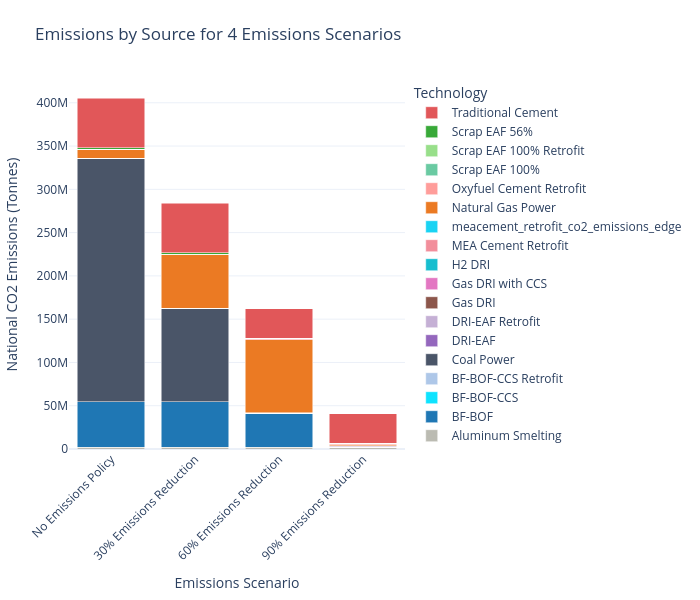

Write notebook code for a chart like this one.
### Code cell
plot_stacked_bar(
    df = co2_all_china_by_tech.T,
    scenario_map=scenario_map,
    name_map=tech_name_map,
    color_map=custom_color_map,
    title_name="Emissions by Source for 4 Emissions Scenarios",
    xaxis_name="Emissions Scenario",
    yaxis_name="National CO2 Emissions (Tonnes)",
    width=700)

### Figure 1 — Plotly figure (JSON) as saved in the notebook; plotly's stock layout.template omitted (floating-point values rounded to 4 significant figures)
{"data": [{"hovertemplate": "Technology=Aluminum Smelting<br>Emissions Scenario=%{x}<br>National CO2 Emissions (Tonnes)=%{y}<extra></extra>", "legendgroup": "Aluminum Smelting", "marker": {"color": "#bbbbb2", "pattern": {"shape": ""}}, "name": "Aluminum Smelting", "orientation": "v", "showlegend": true, "textposition": "auto", "type": "bar", "x": ["No Emissions Policy", "30% Emissions Reduction", "60% Emissions Reduction", "90% Emissions Reduction"], "xaxis": "x", "y": [2172000.0, 2172000.0, 2172000.0, 2172000.0], "yaxis": "y"}, {"hovertemplate": "Technology=BF-BOF<br>Emissions Scenario=%{x}<br>National CO2 Emissions (Tonnes)=%{y}<extra></extra>", "legendgroup": "BF-BOF", "marker": {"color": "#1f77b4", "pattern": {"shape": ""}}, "name": "BF-BOF", "orientation": "v", "showlegend": true, "textposition": "auto", "type": "bar", "x": ["No Emissions Policy", "30% Emissions Reduction", "60% Emissions Reduction", "90% Emissions Reduction"], "xaxis": "x", "y": [52520000.0, 52520000.0, 39120000.0, 119.2], "yaxis": "y"}, {"hovertemplate": "Technology=BF-BOF-CCS<br>Emissions Scenario=%{x}<br>National CO2 Emissions (Tonnes)=%{y}<extra></extra>", "legendgroup": "BF-BOF-CCS", "marker": {"color": "#0ee3ff", "pattern": {"shape": ""}}, "name": "BF-BOF-CCS", "orientation": "v", "showlegend": true, "textposition": "auto", "type": "bar", "x": ["No Emissions Policy", "30% Emissions Reduction", "60% Emissions Reduction", "90% Emissions Reduction"], "xaxis": "x", "y": [3.432e-20, 2.904, 6.787, 8.794], "yaxis": "y"}, {"hovertemplate": "Technology=BF-BOF-CCS Retrofit<br>Emissions Scenario=%{x}<br>National CO2 Emissions (Tonnes)=%{y}<extra></extra>", "legendgroup": "BF-BOF-CCS Retrofit", "marker": {"color": "#aec7e8", "pattern": {"shape": ""}}, "name": "BF-BOF-CCS Retrofit", "orientation": "v", "showlegend": true, "textposition": "auto", "type": "bar", "x": ["No Emissions Policy", "30% Emissions Reduction", "60% Emissions Reduction", "90% Emissions Reduction"], "xaxis": "x", "y": [9.782e-20, 8.456, 15.94, 9.341], "yaxis": "y"}, {"hovertemplate": "Technology=Coal Power<br>Emissions Scenario=%{x}<br>National CO2 Emissions (Tonnes)=%{y}<extra></extra>", "legendgroup": "Coal Power", "marker": {"color": "#4a5568", "pattern": {"shape": ""}}, "name": "Coal Power", "orientation": "v", "showlegend": true, "textposition": "auto", "type": "bar", "x": ["No Emissions Policy", "30% Emissions Reduction", "60% Emissions Reduction", "90% Emissions Reduction"], "xaxis": "x", "y": [281300000.0, 107800000.0, 1194.0, 598.4], "yaxis": "y"}, {"hovertemplate": "Technology=DRI-EAF<br>Emissions Scenario=%{x}<br>National CO2 Emissions (Tonnes)=%{y}<extra></extra>", "legendgroup": "DRI-EAF", "marker": {"color": "#9467bd", "pattern": {"shape": ""}}, "name": "DRI-EAF", "orientation": "v", "showlegend": true, "textposition": "auto", "type": "bar", "x": ["No Emissions Policy", "30% Emissions Reduction", "60% Emissions Reduction", "90% Emissions Reduction"], "xaxis": "x", "y": [1.895e-20, 3.833, 112400.0, 1233000.0], "yaxis": "y"}, {"hovertemplate": "Technology=DRI-EAF Retrofit<br>Emissions Scenario=%{x}<br>National CO2 Emissions (Tonnes)=%{y}<extra></extra>", "legendgroup": "DRI-EAF Retrofit", "marker": {"color": "#c5b0d5", "pattern": {"shape": ""}}, "name": "DRI-EAF Retrofit", "orientation": "v", "showlegend": true, "textposition": "auto", "type": "bar", "x": ["No Emissions Policy", "30% Emissions Reduction", "60% Emissions Reduction", "90% Emissions Reduction"], "xaxis": "x", "y": [4.675e-20, 4.945, 311600.0, 285100.0], "yaxis": "y"}, {"hovertemplate": "Technology=Gas DRI<br>Emissions Scenario=%{x}<br>National CO2 Emissions (Tonnes)=%{y}<extra></extra>", "legendgroup": "Gas DRI", "marker": {"color": "#8c564b", "pattern": {"shape": ""}}, "name": "Gas DRI", "orientation": "v", "showlegend": true, "textposition": "auto", "type": "bar", "x": ["No Emissions Policy", "30% Emissions Reduction", "60% Emissions Reduction", "90% Emissions Reduction"], "xaxis": "x", "y": [3.009e-19, 32.81, 128.9, 95.19], "yaxis": "y"}, {"hovertemplate": "Technology=Gas DRI with CCS<br>Emissions Scenario=%{x}<br>National CO2 Emissions (Tonnes)=%{y}<extra></extra>", "legendgroup": "Gas DRI with CCS", "marker": {"color": "#e377c2", "pattern": {"shape": ""}}, "name": "Gas DRI with CCS", "orientation": "v", "showlegend": true, "textposition": "auto", "type": "bar", "x": ["No Emissions Policy", "30% Emissions Reduction", "60% Emissions Reduction", "90% Emissions Reduction"], "xaxis": "x", "y": [2.525e-20, 2.282, 6.361, 6.831], "yaxis": "y"}, {"hovertemplate": "Technology=H2 DRI<br>Emissions Scenario=%{x}<br>National CO2 Emissions (Tonnes)=%{y}<extra></extra>", "legendgroup": "H2 DRI", "marker": {"color": "#17becf", "pattern": {"shape": ""}}, "name": "H2 DRI", "orientation": "v", "showlegend": true, "textposition": "auto", "type": "bar", "x": ["No Emissions Policy", "30% Emissions Reduction", "60% Emissions Reduction", "90% Emissions Reduction"], "xaxis": "x", "y": [0.0, 0.0, 0.0, 0.0], "yaxis": "y"}, {"hovertemplate": "Technology=MEA Cement Retrofit<br>Emissions Scenario=%{x}<br>National CO2 Emissions (Tonnes)=%{y}<extra></extra>", "legendgroup": "MEA Cement Retrofit", "marker": {"color": "#f28e9b", "pattern": {"shape": ""}}, "name": "MEA Cement Retrofit", "orientation": "v", "showlegend": true, "textposition": "auto", "type": "bar", "x": ["No Emissions Policy", "30% Emissions Reduction", "60% Emissions Reduction", "90% Emissions Reduction"], "xaxis": "x", "y": [0.0, 0.0, 0.0, 0.0], "yaxis": "y"}, {"hovertemplate": "Technology=meacement_retrofit_co2_emissions_edge<br>Emissions Scenario=%{x}<br>National CO2 Emissions (Tonnes)=%{y}<extra></extra>", "legendgroup": "meacement_retrofit_co2_emissions_edge", "marker": {"color": "#19d3f3", "pattern": {"shape": ""}}, "name": "meacement_retrofit_co2_emissions_edge", "orientation": "v", "showlegend": true, "textposition": "auto", "type": "bar", "x": ["No Emissions Policy", "30% Emissions Reduction", "60% Emissions Reduction", "90% Emissions Reduction"], "xaxis": "x", "y": [2.301e-18, 515.0, 175.5, 41.02], "yaxis": "y"}, {"hovertemplate": "Technology=Natural Gas Power<br>Emissions Scenario=%{x}<br>National CO2 Emissions (Tonnes)=%{y}<extra></extra>", "legendgroup": "Natural Gas Power", "marker": {"color": "#eb7a23", "pattern": {"shape": ""}}, "name": "Natural Gas Power", "orientation": "v", "showlegend": true, "textposition": "auto", "type": "bar", "x": ["No Emissions Policy", "30% Emissions Reduction", "60% Emissions Reduction", "90% Emissions Reduction"], "xaxis": "x", "y": [9994000.0, 62190000.0, 84730000.0, 999600.0], "yaxis": "y"}, {"hovertemplate": "Technology=Oxyfuel Cement Retrofit<br>Emissions Scenario=%{x}<br>National CO2 Emissions (Tonnes)=%{y}<extra></extra>", "legendgroup": "Oxyfuel Cement Retrofit", "marker": {"color": "#ff9d9a", "pattern": {"shape": ""}}, "name": "Oxyfuel Cement Retrofit", "orientation": "v", "showlegend": true, "textposition": "auto", "type": "bar", "x": ["No Emissions Policy", "30% Emissions Reduction", "60% Emissions Reduction", "90% Emissions Reduction"], "xaxis": "x", "y": [4.13e-19, 53.34, 1139000.0, 1140000.0], "yaxis": "y"}, {"hovertemplate": "Technology=Scrap EAF 100%<br>Emissions Scenario=%{x}<br>National CO2 Emissions (Tonnes)=%{y}<extra></extra>", "legendgroup": "Scrap EAF 100%", "marker": {"color": "#6acaa2", "pattern": {"shape": ""}}, "name": "Scrap EAF 100%", "orientation": "v", "showlegend": true, "textposition": "auto", "type": "bar", "x": ["No Emissions Policy", "30% Emissions Reduction", "60% Emissions Reduction", "90% Emissions Reduction"], "xaxis": "x", "y": [6.571e-20, 10.62, 341900.0, 533700.0], "yaxis": "y"}, {"hovertemplate": "Technology=Scrap EAF 100% Retrofit<br>Emissions Scenario=%{x}<br>National CO2 Emissions (Tonnes)=%{y}<extra></extra>", "legendgroup": "Scrap EAF 100% Retrofit", "marker": {"color": "#98df8a", "pattern": {"shape": ""}}, "name": "Scrap EAF 100% Retrofit", "orientation": "v", "showlegend": true, "textposition": "auto", "type": "bar", "x": ["No Emissions Policy", "30% Emissions Reduction", "60% Emissions Reduction", "90% Emissions Reduction"], "xaxis": "x", "y": [191200.0, 191200.0, 28.17, 197.4], "yaxis": "y"}, {"hovertemplate": "Technology=Scrap EAF 56%<br>Emissions Scenario=%{x}<br>National CO2 Emissions (Tonnes)=%{y}<extra></extra>", "legendgroup": "Scrap EAF 56%", "marker": {"color": "#38a938", "pattern": {"shape": ""}}, "name": "Scrap EAF 56%", "orientation": "v", "showlegend": true, "textposition": "auto", "type": "bar", "x": ["No Emissions Policy", "30% Emissions Reduction", "60% Emissions Reduction", "90% Emissions Reduction"], "xaxis": "x", "y": [1830000.0, 1829000.0, 289.0, 120.4], "yaxis": "y"}, {"hovertemplate": "Technology=Traditional Cement<br>Emissions Scenario=%{x}<br>National CO2 Emissions (Tonnes)=%{y}<extra></extra>", "legendgroup": "Traditional Cement", "marker": {"color": "#e15759", "pattern": {"shape": ""}}, "name": "Traditional Cement", "orientation": "v", "showlegend": true, "textposition": "auto", "type": "bar", "x": ["No Emissions Policy", "30% Emissions Reduction", "60% Emissions Reduction", "90% Emissions Reduction"], "xaxis": "x", "y": [56950000.0, 56940000.0, 34160000.0, 34160000.0], "yaxis": "y"}], "layout": {"barmode": "stack", "height": 600, "legend": {"title": {"text": "Technology"}, "tracegroupgap": 0, "traceorder": "reversed"}, "margin": {"b": 80, "l": 60, "r": 60, "t": 80}, "title": {"text": "Emissions by Source for 4 Emissions Scenarios"}, "width": 700, "xaxis": {"anchor": "y", "domain": [0, 1], "tickangle": -45, "title": {"text": "Emissions Scenario"}}, "yaxis": {"anchor": "x", "domain": [0, 1], "title": {"text": "National CO2 Emissions (Tonnes)"}}}}
